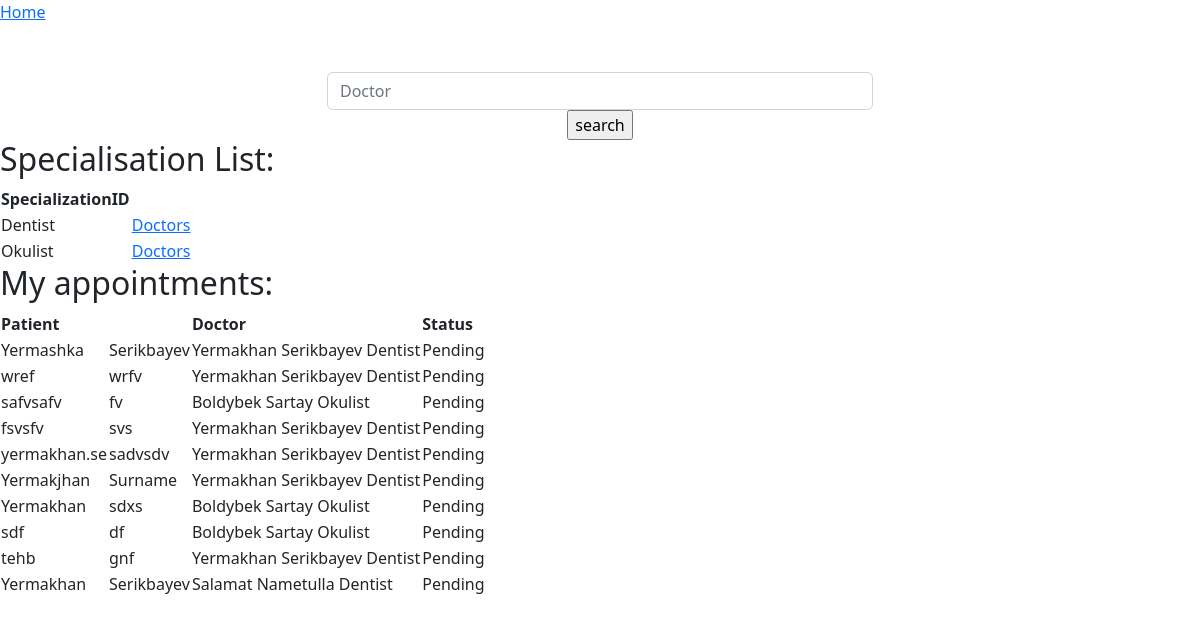
The page /hospitalapp/appointment/ on the database as committed earlier.
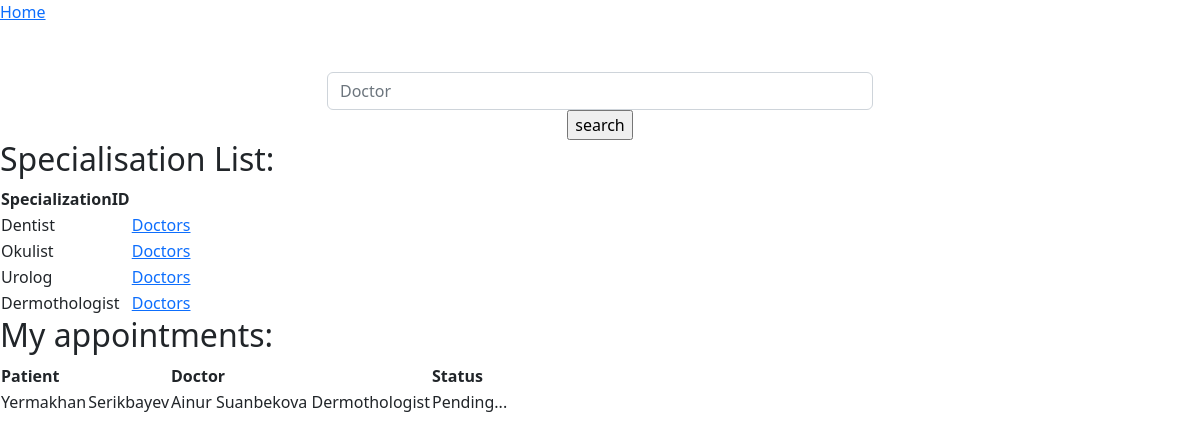
The same page on the database as committed later.
### hospitalapp/models.py (models this page shows)
class Appointment(models.Model):
    name = models.CharField(max_length=30)
    surname = models.CharField(max_length=30)
    date = models.DateField(default=datetime.date.today)
    specalization=models.CharField(max_length=30)
    doctor =models.ForeignKey(Doctor, on_delete=models.CASCADE)
    contacts = models.CharField(max_length=100)
    status = models.CharField(max_length=30, default="Pending...")
    def __str__(self):
        return f"{self.doctor}"

class Doctor(models.Model):
    birth_date = models.CharField(max_length=30)
    IIN = models.CharField(max_length=30)
    name = models.CharField(max_length=30)
    surname = models.CharField(max_length=30)
    middlename = models.CharField(max_length=30)
    bloodgroup = models.CharField(max_length=30)
    emergencycontactnumber = models.CharField(max_length=30)
    contactnumber = models.CharField(max_length=30)
    departmentID=models.CharField(max_length=30)
    specaliztionID=models.CharField(max_length=30)
    experience=models.CharField(max_length=30)
    photo=models.ImageField(upload_to='images/')
    addres = models.CharField(max_length=30)
    category=models.CharField(max_length=30)
    priceoftheappointment=models.CharField(max_length=30)
    scheduledetails=models.CharField(max_length=30)
    degree=models.CharField(max_length=30)
    rating=models.CharField(max_length=30)
    def __str__(self):
        return f"{self.name} {self.surname} {self.specaliztionID}"

### hospitalapp/views.py (the view)
# urls.py: path("appointment/", views.appointment, name="appointment"),
def appointment(request):
    doc = Doctor.objects.order_by().values('specaliztionID').distinct()
    doctor = Doctor.objects.all()
    apppoint = Appointment.objects.all()
    return render(request, "appointment.html", {"doctor": doctor,'doc':doc, "appo":apppoint})

### hospitalapp/templates/appointment.html (shortened to what this page needs)
<!DOCTYPE html>
<html>
<head>
<link href="https://cdn.jsdelivr.net/npm/bootstrap@5.2.3/dist/css/bootstrap.min.css" rel="stylesheet">
</head>
<body>
<a href="/">Home</a>
<div class="container">
        <div class="row">
            <div class="col-6 mx-auto text-center mt-5">
                <form method="POST" action="/hospitalapp/make_appointment_post/">
                <input type="text" name="subs" list="doctor" placeholder="Doctor" class="form-control">
                <input type="submit" value="search" >
                </form>
            </div>
        </div>
    </div>
    {% if doc.count > 0 %}
    <h2>Specialisation List:</h2>
    <table>
        <thead><th>SpecializationID</th><th></th></thead>
        {% for i in doc %}
        <tr>
            <td>{{ i.specaliztionID }}</td>
            <td><a href="/hospitalapp/make_appointment/{{i.specaliztionID}}">Doctors</a>
        </tr>
        {% endfor %}
    </table>
    {% endif %}
    <h2>My appointments:</h2>
    {% if appo.count > 0 %}
    <table>
        <thead><th>Patient</th><th></th><th>Doctor</th><th>Status</th></thead>
        {% for i in appo %}
        <tr>
            <td>{{ i.name }}</td>
            <td>{{ i.surname }}</td>
            <td>{{ i }}</td>
            <td>{{ i.status }}</td>
        </tr>
        {% endfor %}
    </table>
    {% endif %}
</body>
</html>

Rows that differ between the two databases and show on the page:
removed Appointment: name "Yermashka", surname "Serikbayev", doctor.specaliztionID "Yermakhan Serikbayev Dentist", status "Pending"
removed Appointment: name "wref", surname "wrfv", doctor.specaliztionID "Yermakhan Serikbayev Dentist", status "Pending"
removed Appointment: name "safvsafv", surname "fv", doctor.specaliztionID "Boldybek Sartay Okulist", status "Pending"
removed Appointment: name "fsvsfv", surname "svs", doctor.specaliztionID "Yermakhan Serikbayev Dentist", status "Pending"
removed Appointment: name "yermakhan.se", surname "sadvsdv", doctor.specaliztionID "Yermakhan Serikbayev Dentist", status "Pending"
removed Appointment: name "Yermakjhan", surname "Surname", doctor.specaliztionID "Yermakhan Serikbayev Dentist", status "Pending"
removed Appointment: name "Yermakhan", surname "sdxs", doctor.specaliztionID "Boldybek Sartay Okulist", status "Pending"
removed Appointment: name "sdf", surname "df", doctor.specaliztionID "Boldybek Sartay Okulist", status "Pending"
removed Appointment: name "tehb", surname "gnf", doctor.specaliztionID "Yermakhan Serikbayev Dentist", status "Pending"
removed Appointment: name "Yermakhan", surname "Serikbayev", doctor.specaliztionID "Salamat Nametulla Dentist", status "Pending"
added Appointment: name "Yermakhan", surname "Serikbayev", doctor.specaliztionID "Ainur Suanbekova Dermothologist", status "Pending..."
Other text that changed with them:
new list line: "Urolog Doctors"
new list line: "Dermothologist Doctors"
